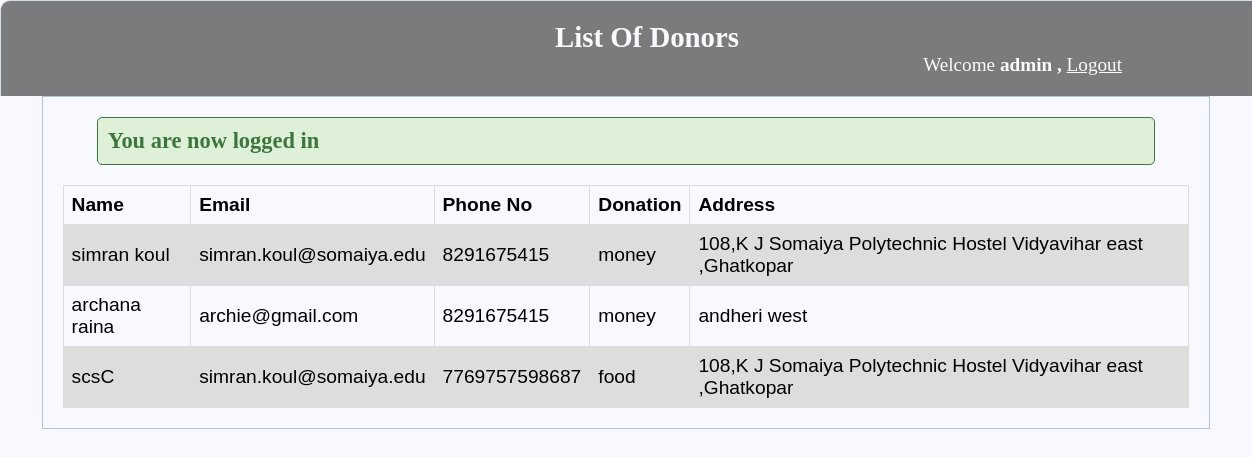
Screenshot of /index.php (signed in) with the database file from the repository.
### tables this page shows
CREATE TABLE `notify` (
  `id` int(11) NOT NULL,
  `name` varchar(200) NOT NULL,
  `email` varchar(200) NOT NULL,
  `phone_no` bigint(20) NOT NULL,
  `donation` varchar(200) NOT NULL,
  `address` varchar(200) NOT NULL
);

### index.php (the view, shortened to what this page needs)
<!DOCTYPE html>
<html>
<head>
	<link rel="stylesheet" type="text/css" href="style.css">
</head>
<body>
<div class="innerheader">
	<h2>List Of Donors</h2>
    <?php  if (isset($_SESSION['username'])) { ?>
      <p style="color:white;margin-left:60%">Welcome <strong><?php echo $_SESSION['username']; ?> ,</strong>
        <a href="index.php?logout='1'" style="color:white;" >Logout</a>
      </p>
    <?php } ?>
</div>
<div class="inner-content">
  	<?php if (isset($_SESSION['success'])){ ?>
      <div class="error success" >
      	<h3>
          <?php
          	echo $_SESSION['success'];
          ?>
      	</h3>
      </div>
  	<?php } ?>
<table>
  <tr>
    <th>Name</th>
    <th>Email</th>
    <th>Phone No</th>
    <th>Donation</th>
    <th>Address</th>
  </tr>
  <?php
        $servername = "localhost";
        $username = "root";
        $password = "";
        $dbname = "registration";
        $conn = new mysqli($servername, $username, $password, $dbname);
        $sql = "SELECT * FROM notify";
        $result = $conn->query($sql);
        if ($result->num_rows > 0) {
           while($row = $result->fetch_assoc()) {
    ?>
  <tr>
          <td><?php echo $row["name"] ;?></td>
          <td><?php echo $row["email"] ;?></td>
          <td><?php echo $row["phone_no"] ;?></td>
          <td><?php echo $row["donation"] ;?></td>
          <td><?php echo $row["address"] ;?></td>
  </tr>
  <?php }}?>
</table>
</div>
</body>

### style.css (style rules this page uses)
* { margin-top: 0; margin: 0px; padding: 0px; }
body { height:100%; font-size: 120%; background: #F8F8FF; }
.innerheader { width: 100%; color: white; top:0; opacity: 0.5 !important; background: #000000; text-align: center; border: 1px solid #B0C4DE; border-bottom: none; border-radius: 10px 10px 0px 0px; padding: 20px; }
.inner-content { width: 90%; margin: 0px auto; padding: 20px; border: 1px solid #B0C4DE; }
.error { width: 92%; margin: 0px auto; padding: 10px; border: 1px solid #a94442; color: #a94442; background: #f2dede; border-radius: 5px; text-align: left; }
.success { color: #3c763d; background: #dff0d8; border: 1px solid #3c763d; margin-bottom: 20px; }

### index.php (style rules this page uses)
table { font-family: arial, sans-serif; border-collapse: collapse; width: 100%; }
td, th { border: 1px solid #dddddd; text-align: left; padding: 8px; }
tr:nth-child(even) { background-color: #dddddd; }

### rows the page displays
notify: name "simran koul", email "simran.koul@somaiya.edu", phone_no "8291675415", donation "money", address "108,K J Somaiya Polytechnic Hostel Vidyavihar east ,Ghatkopar"
notify: name "archana raina", email "archie@gmail.com", phone_no "8291675415", donation "money", address "andheri west"
notify: name "scsC", email "simran.koul@somaiya.edu", phone_no "7769757598687", donation "food", address "108,K J Somaiya Polytechnic Hostel Vidyavihar east ,Ghatkopar"

### other values shown
$_SESSION['username'] "admin"
$_SESSION['success'] "You are now logged in"
